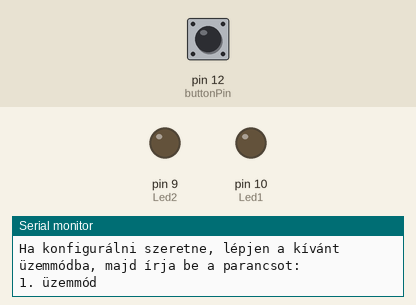
Bench run of a sketch on a simulated Arduino Uno, built with avr-gcc and run on an emulated ATmega328P. Parts: output pins drawn as LEDs (lit = HIGH), the last lines printed to the serial monitor. Dashed ring = blinking. The test bench sets the inputs (shaded band); at power-on: pin 12 (buttonPin) HIGH. EEPROM starts erased.

Above: at 1.2 s.
1.3 s: pin 12 (buttonPin) pulled LOW for 0.15 s
At 1.9 s:
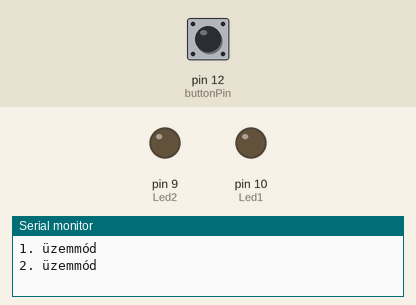
2.9 s: pin 12 (buttonPin) pulled LOW for 1 s
At 3.28 s:
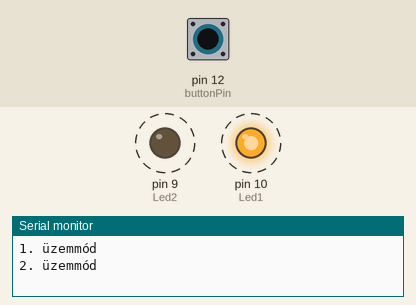
6.9 s: pin 12 (buttonPin) pulsed LOW 2 times (0.12 s each, 0.3 s apart)
At 7.31 s:
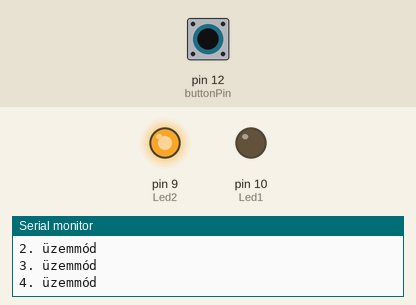
Timing chart, 0 to 9.9 s (numbered marks = the images above; inputs shaded):
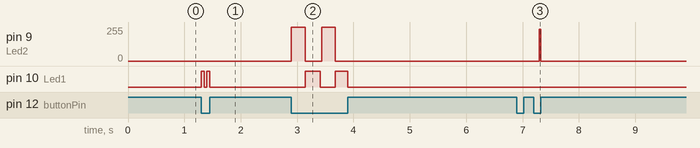

Measured:
- after the input at 1.3 s, pin 10 (Led1): alternates HIGH for 0.05 s and LOW for 0.05 s, 4 changes in all, then stays LOW, starting at once
- after the input at 2.9 s, pin 9 (Led2): alternates 255/255 for 0.24 s and 0/255 for 0.29 s, 4 changes in all, then stays 0/255, starting at once; pin 10 (Led1): alternates HIGH for 0.25 s and LOW for 0.26 s, 4 changes in all, then stays LOW, starting after 0.24 s
- after the input at 6.9 s, pin 9 (Led2): 0/255 → 240/255 after 0.40 s, → 0/255 0.02 s later

The sketch:

Continental_1project_file.ino
```cpp
#include <EEPROM.h>


int buttonPin = 12;
int Led1 = 10;
int Led2 = 9;
int Prev_State = HIGH;
int Act_State = HIGH;
int Elapsed_T = 401;
int y = 0;
int Lef = 0;
int cnt = 1;
int start = -1;
int idoT_1 = 25;      // 10-40 ms
int vill_2 = 4;       // 2-6 vill.
int T1_2 = 50;        // 20-80 ms
int Tp21_3 = 240;     // 100-400 ms
int Tp22_3 = 270;     // 100-400 ms


char rx_byte = 0;
String rx_str = "";
int idoT_1_EEP5 = 0;      // 10-40 ms
int vill_2_EEP6 = 0;       // 2-6 vill.
int T1_2_EEP7 = 0;        // 20-80 ms
int Tp21_3_EEP8 = 0;     // 100-400 ms
int Tp22_3_EEP9 = 0;
int tmp=0;
int ET2=400;


void uzemmod(int ct){
  switch (ct)
  {
    case 1:
          int intensity;
          for (intensity = 0; intensity <= 240 && (digitalRead(buttonPin) == LOW); intensity += 12)   //Note the boundaries!
          {
            analogWrite(Led1, intensity);         //LED1 fading out due to the intensity level. Inverse logic!
            analogWrite(Led2, 240-intensity);         //LED1 fading out due to the intensity level. Inverse logic!
            //delay(idoT_1);    //Waiting Defa.: 25 ms.
            for(int r=0;r<idoT_1 && (digitalRead(buttonPin) == LOW);r++){
                delay(1);

              }
          }

          for (intensity = 240; intensity >= 0 && (digitalRead(buttonPin) == LOW); intensity -= 12)   //Note the boundaries!
          {
            analogWrite(Led1, intensity);         //LED1 glowing up due to the intensity level. Inverse logic!
            analogWrite(Led2, 240- intensity);
            //delay(idoT_1);
            for(int r=0;r<idoT_1 && (digitalRead(buttonPin) == LOW);r++){
                delay(1);

              }
          }

          if(digitalRead(buttonPin) == HIGH){
          digitalWrite(Led1,LOW);
          digitalWrite(Led2,LOW);
         }

      break;
    case 2:

         for(int k=0;k<vill_2 && (digitalRead(buttonPin) == LOW);k++){
          digitalWrite(Led1,HIGH);
        //delay(T1_2);
        for(int r=0;r<T1_2 && (digitalRead(buttonPin) == LOW);r++){
                delay(1);

              }
        digitalWrite(Led1,LOW);
        //delay(T1_2);
        for(int r=0;r<T1_2 && (digitalRead(buttonPin) == LOW);r++){
                delay(1);

              }
         }
         for(int k=0;k<vill_2 && (digitalRead(buttonPin) == LOW);k++){
          digitalWrite(Led2,HIGH);
        //delay(T1_2);
        for(int r=0;r<T1_2 && (digitalRead(buttonPin) == LOW);r++){
                delay(1);

              }
        digitalWrite(Led2,LOW);
        //delay(T1_2);
        for(int r=0;r<T1_2 && (digitalRead(buttonPin) == LOW);r++){
                delay(1);

                }
              }
      break;

    case 3:

        digitalWrite(Led2,HIGH);
        for(int r=0;r<Tp21_3 && (digitalRead(buttonPin) == LOW);r++){
                delay(1);
        }
        digitalWrite(Led2,LOW);


        digitalWrite(Led1,HIGH);
        for(int r=0;r<Tp22_3 && (digitalRead(buttonPin) == LOW);r++){
                delay(1);
        }
        digitalWrite(Led1,LOW);
                               //
      break;


    case 4:
      digitalWrite(Led1,LOW);
      digitalWrite(Led2,LOW);
       break;
  }
}

void setup() {
pinMode(buttonPin,INPUT_PULLUP);
pinMode(Led1,OUTPUT);
pinMode(Led2,OUTPUT);
Serial.begin(9600);
EEPROM.write(0, idoT_1);
EEPROM.write(1, vill_2);
EEPROM.write(2, T1_2);
EEPROM.write(3, Tp21_3);
EEPROM.write(4, Tp22_3);

if (EEPROM.read(5)>9 && EEPROM.read(5)<41){
  idoT_1=EEPROM.read(5);
}
if (EEPROM.read(6)>2 && EEPROM.read(6)<7){
  vill_2=EEPROM.read(6);
}
if (EEPROM.read(7)>19 && EEPROM.read(7)<81){
  T1_2=EEPROM.read(7);
}


String szamj="";
szamj+=EEPROM.read(8);
szamj+=EEPROM.read(9);
szamj+=EEPROM.read(10);
if (szamj.toInt()>99 && szamj.toInt()<401){
Tp21_3=szamj.toInt();
}


String szamje2="";
szamje2+=EEPROM.read(11);
szamje2+=EEPROM.read(12);
szamje2+=EEPROM.read(13);
if (szamje2.toInt()>99 && szamje2.toInt()<401){
Tp22_3=szamje2.toInt();
}

Serial.println("Ha konfigurálni szeretne, lépjen a kívánt üzemmódba, majd írja be a parancsot:");
      Serial.print(cnt);
      Serial.println(". üzemmód");
   /*    Serial.println(idoT_1);
       Serial.println(vill_2);
       Serial.println(T1_2);
       Serial.println(Tp21_3);
       Serial.println(Tp22_3);  */

}

void loop() {

Act_State = digitalRead(buttonPin);

if (Act_State == HIGH && Prev_State == LOW && Elapsed_T<400 )
    {
      digitalWrite(Led1,LOW);
      digitalWrite(Led2,LOW);
      int tmmm=400-Elapsed_T;
      delay(tmmm);
      Elapsed_T=400;
      Act_State = HIGH;
    }
else{
      if (Act_State == LOW && Prev_State == HIGH && Elapsed_T>=400 )
    {

      cnt++;
      Elapsed_T=0;
      uzemmod(cnt);
      Serial.print(cnt);
      Serial.println(". üzemmód");

    }

    if (Act_State == LOW && Prev_State == LOW)
    {
      uzemmod(cnt);
    }

}

    if (Serial.available() > 0) {    // is a character available?
        rx_byte = Serial.read();
        // get the character
        if (rx_byte != '\n') {
          // a character of the string was received
          rx_str += rx_byte;
        }
        else /* if(rx_str != "0") */{
          int len = rx_str.length();
          int lgen = len-(len-1);
          String ini = rx_str.substring(0, 1);
          String szamjegy = rx_str.substring(lgen, len);
          int num = rx_str.substring(lgen, len).toInt();

          if (cnt > 0 && cnt < 4){


          if (cnt == 1 && ini == "A")        // 1.uzemmod konf
          {
            if (num>9 && num<41){
              idoT_1 = num;
              EEPROM.write( 5 , num);
              Serial.println("Sikeres konfigurálás!");
              Serial.print("idoT_1 értéke: ");
              Serial.println(EEPROM.read(5));
            }
            else { Serial.println("Érvénytelen konfiguráció!"); }
          }


          if (cnt == 2)                             // 2.uzemmod konf
          {
            if ( ini == "F" && (num>1 && num<7) ){
              vill_2 = num;
              EEPROM.write( 6 , num);
              Serial.println("Sikeres konfigurálás!");              //vill_2 = 4;       // 2-6 vill.
               Serial.print("vill_2 értéke: ");                                                     //int T1_2 = 50;
              Serial.println(EEPROM.read(6));
            }

            else if ( ini == "B" && (num>19 && num<81) ){
              T1_2 = num;
              EEPROM.write( 7 , num);
              Serial.println("Sikeres konfigurálás!");
              Serial.print("T1_2 értéke: ");
              Serial.println(EEPROM.read(7));
            }
            else { Serial.println("Érvénytelen konfiguráció!"); }
          }

          if (cnt == 3)                                       // 3.uzemmod konf
          {
            if ( ini == "C" && (num>99 && num<401)){
              Tp21_3 = num;
              EEPROM.write( 8 , szamjegy.substring(0, 1).toInt());
              EEPROM.write( 9 , szamjegy.substring(1, 2).toInt());
              EEPROM.write( 10 , szamjegy.substring(2, 3).toInt());
              Serial.println("Sikeres konfigurálás!");
              Serial.print("Tp21_3 értéke: ");
              Serial.print(EEPROM.read(8));
              Serial.print(EEPROM.read(9));
              Serial.println(EEPROM.read(10));
            }
            else if ( ini == "D" && (num>99 && num<401)){
              Tp22_3 = num;
              EEPROM.write( 11 , szamjegy.substring(0, 1).toInt());
              EEPROM.write( 12 , szamjegy.substring(1, 2).toInt());
              EEPROM.write( 13 , szamjegy.substring(2, 3).toInt());
              Serial.println("Sikeres konfigurálás!");
              Serial.print("Tp22_3 értéke: ");
              Serial.print(EEPROM.read(11));
              Serial.print(EEPROM.read(12));
              Serial.println(EEPROM.read(13));
            }
            else { Serial.println("Érvénytelen konfiguráció!"); }
          }

          }

          else { Serial.println("Érvénytelen konfiguráció!"); }
          rx_str = "";
        }

      } // end: if (Serial.available() > 0)


if (cnt >= 4){
  cnt=0;
}

if (Elapsed_T < 400){
  delay(20);
  Elapsed_T+=20;
}


Prev_State = Act_State;
}
```
